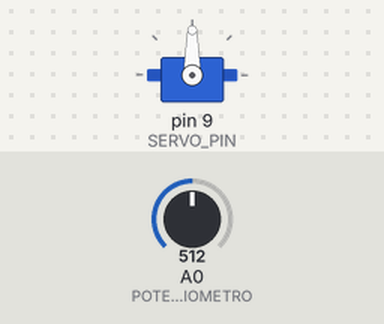
The sketch below on a simulated Arduino Uno, built with avr-gcc and run on an emulated ATmega328P. Parts: servo. The inputs (shaded band) are chosen by the test bench; at power-on: A0 (POTENCIOMETRO) = 512.

Above: at 1.2 s.
1.3 s: A0 (POTENCIOMETRO) set to 716
At 2.5 s:
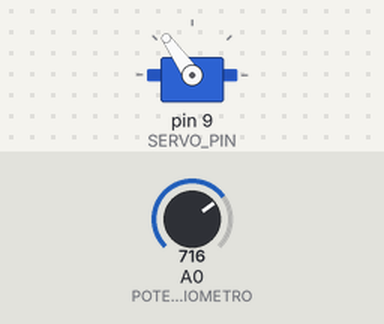
2.8 s: A0 (POTENCIOMETRO) set to 900
At 3.4 s:
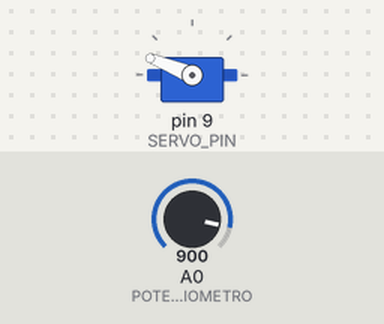
4.3 s: A0 (POTENCIOMETRO) set to 1023
At 4.9 s:
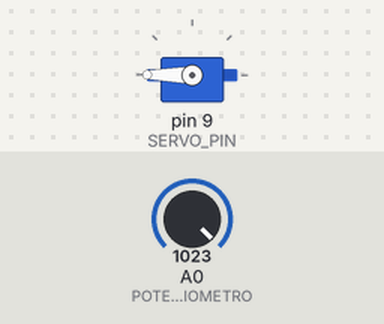
5.8 s: A0 (POTENCIOMETRO) set to 306
At 6.9 s:
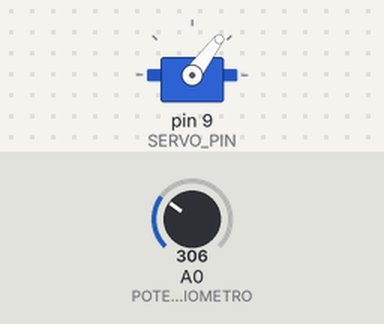
7.3 s: A0 (POTENCIOMETRO) set to 122
At 8.3 s:
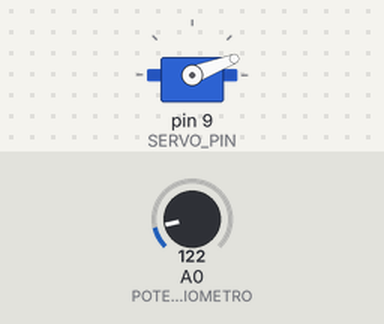
Timing chart, 0 to 9.8 s (numbered marks = the images above; inputs shaded):
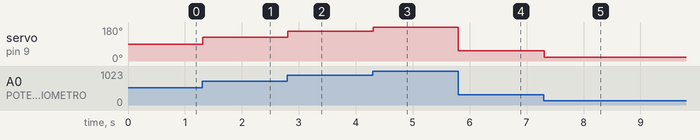

The sketch:

exercicio01.ino
```cpp
#include <Servo.h>

#define POTENCIOMETRO A0
#define SERVO_PIN 9

Servo meuServo;
int valorPotenciometro = 0;
int anguloServo = 0;

void setup()
{
  meuServo.attach(SERVO_PIN);
}

void loop()
{
  valorPotenciometro = analogRead(POTENCIOMETRO);
  anguloServo = map(valorPotenciometro, 0, 1023, 0, 180);
  meuServo.write(anguloServo);
  delay(15);
}
```

Measured:
- after the input at 1.3 s, servo on pin 9 (SERVO_PIN): 90° → 125° at once
- after the input at 2.8 s, servo on pin 9 (SERVO_PIN): 125° → 158° at once
- after the input at 4.3 s, servo on pin 9 (SERVO_PIN): 158° → 180° at once
- after the input at 5.8 s, servo on pin 9 (SERVO_PIN): 180° → 53° at once
- after the input at 7.3 s, servo on pin 9 (SERVO_PIN): 53° → 21° at once
